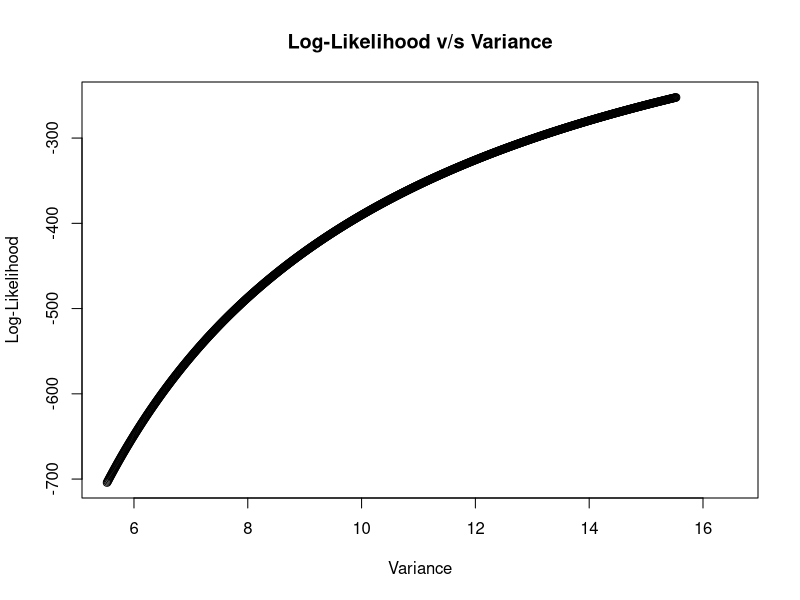

This chart was generated by the following R code:
library(dplyr)

rm(list=ls())

# read the .csv file
readdata <- read.csv("./data.csv")

# remove the Index column from the data
data <- select(readdata,x)

# define a function that returns the -ve log-likelihood
# of a given input data and given values of mu and sigma
likelihood <- function(d, params){
    mu <- params[1]
    sig <- params[2]
    n <- length(d)
    return (-(-n/2*log(2*pi) - n/2*log(sig) - 1/(2*sig)*(sum((d - mu)^2))))
}

# define a function that calculates the MLE for a normal distribution
mle.normal <- function(d){
    # initially, estimate mu and sigma by MoM
    mu = mean(d$x)
    sigma = sd(d$x)

    # maximise the log-likelihood function
    out = nlminb(start=c(mu,sigma), objective=likelihood, d=data$x, hessian=T, lower=c(-Inf,0), upper=c(Inf,Inf))
    return (list(mle_mu = out$par[1], mle_var = out$par[2]))
}


# calculate the MLE for the given data
mle <- mle.normal(data)
mu <- mle$mle_mu
sigma <- mle$mle_var
cat("MLE for the given Data: ", "\n", "   mu = ",mu, "\n","   sigma^2 = ",sigma,"\n")


# assuming mu to be known, plotting likelihood function against
# different values of sigma
p.values <- seq(sigma-10,sigma,by=0.01)
n <- length(data)
ll.norm <- (-n/2*log(2*pi) - n/2*log(p.values) - 1/(2*p.values)*(sum((data - mu)^2)))

plot(p.values,ll.norm,xlab="Variance",ylab="Log-Likelihood",
    main="Log-Likelihood v/s Variance",xlim=c(sigma-10,sigma+1))


# define an exponential distribution on -mu
# (equivalent to exp distribution on 1)
newdist <- rexp(1000,1)

# likelihood function for exponential distribution
explikelihood <- function(d,l){
    return (-(n*log(l) - l*(sum(d))))
}

# compute the MLE for the distribution
mle_exp <- nlminb(start=10,objective=explikelihood,d=newdist,hessian=T,lower=0,upper=Inf)

cat("\nMLE for exp(-μ): ", mle_exp$par,"\n")